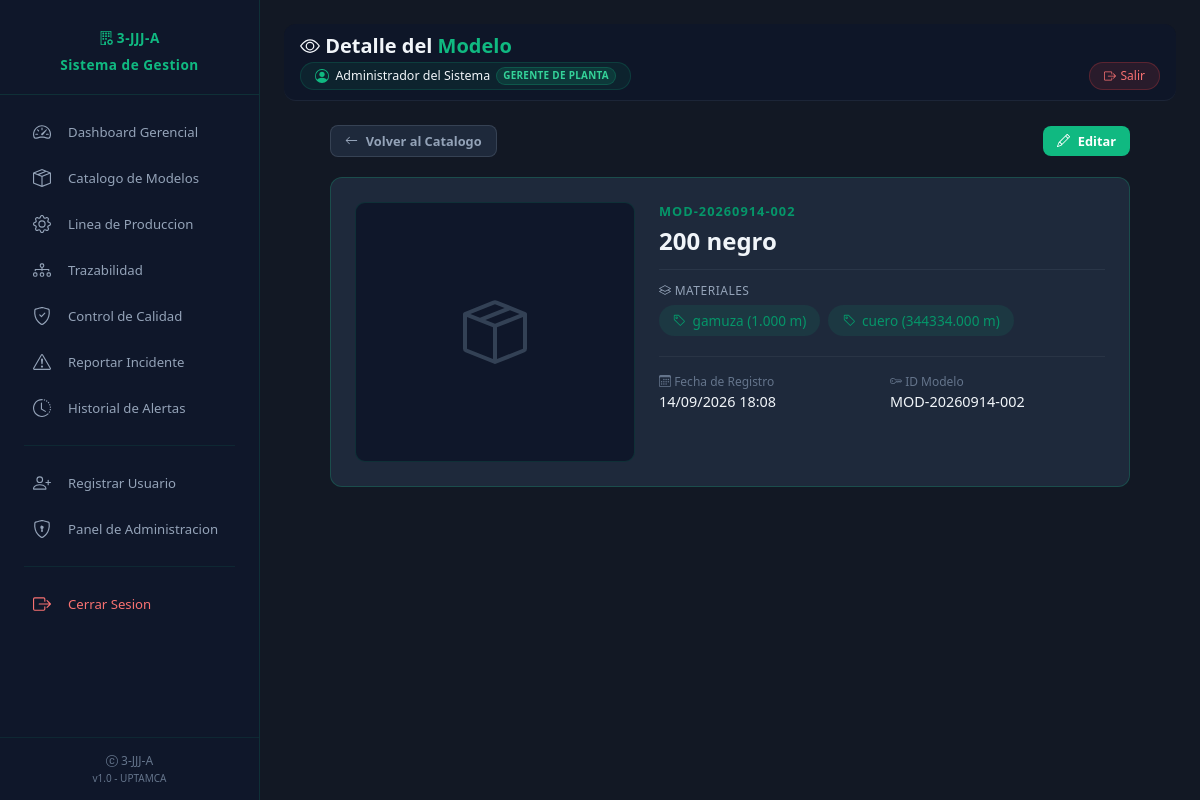
Page /catalogo/detalle/MOD-20260914-002/ (signed in) on the committed database.
### core/models.py (models this page shows, shortened)
class Usuario(AuditoriaMixin):
    id_usuario = models.CharField(max_length=50, primary_key=True)
    nombre_completo = models.CharField(max_length=150)
    contrasenia = models.CharField(max_length=128)
    rol = models.CharField(max_length=50, choices=ROLES_CHOICES, default=ROL_OPERARIO)
    is_active = models.BooleanField(default=True)
    is_staff = models.BooleanField(default=False)
    fecha_registro = models.DateTimeField(auto_now_add=True)
    etapa_asignada = models.ForeignKey(
        'Etapa',
        on_delete=models.SET_NULL,
        null=True,
        blank=True,
        related_name='usuarios_asignados',
        verbose_name='Etapa Asignada'
    )
    class Meta:
        verbose_name = 'Usuario'
        verbose_name_plural = 'Usuarios'
        ordering = ['-fecha_registro']

class Modelo(AuditoriaMixin):
    id_modelo = models.CharField(max_length=50, primary_key=True)
    nombre = models.CharField(max_length=100)
    materiales = models.ManyToManyField(Material, through='MaterialModelo')
    fecha_registro = models.DateTimeField(auto_now_add=True)
    class Meta:
        verbose_name = 'Modelo de Calzado'
        verbose_name_plural = 'Modelos de Calzado'

class MaterialModelo(AuditoriaMixin):
    id_material_modelo = models.AutoField(primary_key=True)
    id_modelo = models.ForeignKey(Modelo, on_delete=models.CASCADE, db_column='id_modelo')
    id_material = models.ForeignKey(Material, on_delete=models.CASCADE, db_column='id_material')
    cantidad_por_par = models.DecimalField(max_digits=10, decimal_places=3)
    class Meta:
        verbose_name = 'Material por Modelo'
        verbose_name_plural = 'Materiales por Modelo'

class Material(AuditoriaMixin):
    id_material = models.AutoField(primary_key=True)
    nombre_material = models.CharField(max_length=100)
    unidad_medida = models.CharField(max_length=20, default='m')
    class Meta:
        verbose_name = 'Material'
        verbose_name_plural = 'Materiales'

### core/views.py (the view)
        def wrapper(request, *args, **kwargs):
            usuario = get_usuario_sesion(request)
            if not usuario:
                messages.error(request, 'Debe iniciar sesion para acceder.')
                return redirect('core:login')
            if tiene_password_temporal(usuario.id_usuario):
                messages.warning(
                    request,
                    'Debe cambiar su contraseña temporal antes de continuar.'
                )
                return redirect('core:cambiar_password_temporal')
            if usuario.rol not in roles_permitidos and not usuario.is_staff:
                return render(request, 'errors/403.html', status=403)
            request.usuario_actual = usuario
            return view_func(request, *args, **kwargs)

### templates/catalogo/detalle_modelo.html (shortened to what this page needs)
{% extends "base.html" %}
{% load static %}
{% block page_title %}<i class="bi bi-eye"></i> Detalle del <span>Modelo</span>{% endblock %}
{% block content %}
<div class="page-detalle-modelo" style="max-width: 800px; margin: 0 auto;">
    <div style="display: flex; justify-content: space-between; align-items: center; margin-bottom: 20px;">
        <a href="{% url 'core:catalogo_modelos' %}" class="btn btn-secondary btn-sm">
            <i class="bi bi-arrow-left"></i> Volver al Catalogo
        </a>
        <div style="display: flex; gap: 8px;">
            <a href="{% url 'core:editar_modelo' modelo.pk %}" class="btn btn-primary btn-sm">
                <i class="bi bi-pencil"></i> Editar
            </a>
        </div>
    </div>
    <div class="card" style="border: 1px solid rgba(16, 185, 129, 0.25);">
        <div style="display: grid; grid-template-columns: 280px 1fr; gap: 24px;">
            <div>
                <div style="width: 100%; height: 260px; display: flex; align-items: center; justify-content: center;
                            background: #0f172a; border-radius: 10px; border: 1px solid rgba(16, 185, 129, 0.15); overflow: hidden;">
                    {% if imagen_url %}
                    <img src="{{ imagen_url }}" alt="{{ modelo.nombre }}" style="width: 100%; height: 100%; object-fit: cover;">
                    {% else %}
                    <i class="bi bi-box-seam" style="font-size: 4rem; color: #334155;"></i>
                    {% endif %}
                </div>
            </div>
            <div>
                <div style="font-size: 0.8rem; color: #059669; font-weight: 600; letter-spacing: 1px; margin-bottom: 4px;">
                    {{ modelo.id_modelo }}
                </div>
                <h2 style="font-size: 1.5rem; font-weight: 700; color: #f1f5f9; margin-bottom: 12px;">
                    {{ modelo.nombre }}
                </h2>
                {% if materiales %}
                <div style="margin-bottom: 20px;">
                    <div style="font-size: 0.75rem; color: #94a3b8; text-transform: uppercase; letter-spacing: 0.5px; margin-bottom: 6px;">
                        <i class="bi bi-layers"></i> Materiales
                    </div>
                    <div style="display: flex; flex-wrap: wrap; gap: 8px;">
                        {% for mat in materiales %}
                        <span style="display: inline-flex; align-items: center; gap: 6px; padding: 6px 14px;
                                     background: rgba(16, 185, 129, 0.1); border-radius: 20px; font-size: 0.85rem; color: #059669;">
                            <i class="bi bi-tag"></i> {{ mat.id_material.nombre_material }} ({{ mat.cantidad_por_par }} {{ mat.id_material.unidad_medida }})
                        </span>
                        {% endfor %}
                    </div>
                </div>
                {% endif %}
                <div style="display: grid; grid-template-columns: 1fr 1fr; gap: 16px; padding-top: 16px; border-top: 1px solid rgba(255,255,255,0.05);">
                    <div>
                        <div style="font-size: 0.75rem; color: #64748b; margin-bottom: 2px;">
                            <i class="bi bi-calendar3"></i> Fecha de Registro
                        </div>
                        <div style="font-size: 0.9rem; color: #f1f5f9;">
                            {{ modelo.fecha_registro|date:"d/m/Y H:i" }}
                        </div>
                    </div>
                    <div>
                        <div style="font-size: 0.75rem; color: #64748b; margin-bottom: 2px;">
                            <i class="bi bi-key"></i> ID Modelo
                        </div>
                        <div style="font-size: 0.9rem; color: #f1f5f9;">
                            {{ modelo.id_modelo }}
                        </div>
                    </div>
                </div>
            </div>
        </div>
    </div>
</div>
{% endblock %}

### templates/base.html (shortened to what this page needs)
{% load static %}
<!DOCTYPE html>
<html lang="es">
<head>
    <link rel="stylesheet" href="{% static 'css/custom.css' %}">
    <link rel="stylesheet" href="{% static 'css/responsive.css' %}">
    <link rel="stylesheet" href="{% static 'css/3jjja-icons-mask.css' %}">
    <link rel="stylesheet" href="{% static 'css/app.css' %}"></head>
<body>
    <nav class="sidebar" id="sidebar">
        <div class="sidebar-header">
            <div class="sidebar-brand" style="display:none;">
                <i class="bi bi-building-gear"></i> 3-JJJ-A
            </div>
            <div class="sidebar-brand">
                Sistema de Gestion
            </div>
        </div>
        <ul class="sidebar-nav">
            {% if usuario.rol in "GERENTE,SUBGERENTE" or usuario.is_staff %}
            <li class="{% if request.resolver_match.url_name == 'dashboard' %}active{% endif %}">
                <a href="{% url 'core:dashboard' %}">
                    <i class="bi bi-speedometer2"></i>
                    Dashboard Gerencial
                </a>
            </li>
            {% endif %}
            {% if usuario.rol in "GERENTE,SUBGERENTE" or usuario.is_staff %}
            <li class="{% if 'catalogo' in request.resolver_match.url_name %}active{% endif %}">
                <a href="{% url 'core:catalogo_modelos' %}">
                    <i class="bi bi-box-seam"></i>
                    Catalogo de Modelos
                </a>
            </li>
            {% endif %}
            {% if usuario.rol in "DIRECTOR_PRODUCCION,DIRECTOR_DESPACHO" or usuario.is_staff %}
            <li class="{% if request.resolver_match.url_name == 'configuracion' %}active{% endif %}">
                <a href="{% url 'core:configuracion' %}">
                    <i class="bi bi-gear"></i>
                    Linea de Produccion
                </a>
            </li>
            {% endif %}
            {% if usuario.rol == 'DIRECTOR_PRODUCCION' or usuario.is_staff %}
            <li class="{% if request.resolver_match.url_name == 'trazabilidad' %}active{% endif %}">
                <a href="{% url 'core:trazabilidad' %}">
                    <i class="bi bi-diagram-3"></i>
                    Trazabilidad
                </a>
            </li>
            {% endif %}
            {% if usuario.is_staff or usuario.etapa_asignada and usuario.etapa_asignada.nombre_etapa|lower == 'calidad' %}
            <li class="{% if request.resolver_match.url_name == 'calidad' %}active{% endif %}">
                <a href="{% url 'core:calidad' %}">
                    <i class="bi bi-shield-check"></i>
                    Control de Calidad
                </a>
            </li>
            {% endif %}
            {% if usuario %}
            <li class="{% if request.resolver_match.url_name == 'reportar_incidente' %}active{% endif %}">
                <a href="{% url 'core:reportar_incidente' %}">
                    <i class="bi bi-exclamation-triangle"></i>
                    Reportar Incidente
                </a>
            </li>
            {% endif %}
            {% if usuario.rol in "GERENTE,SUBGERENTE" or usuario.is_staff %}
            <li class="{% if request.resolver_match.url_name == 'historial_incidentes' %}active{% endif %}">
                <a href="{% url 'core:historial_incidentes' %}">
                    <i class="bi bi-clock-history"></i>
                    Historial de Alertas
                </a>
            </li>
            {% endif %}
            <li style="margin: 16px 12px; border-top: 1px solid rgba(16, 185, 129, 0.1); list-style: none;"></li>
            {% if usuario.is_staff %}
            <li class="{% if request.resolver_match.url_name == 'registro' %}active{% endif %}">
                <a href="{% url 'core:registro' %}">
                    <i class="bi bi-person-plus"></i>
                    Registrar Usuario
                </a>
            </li>
            {% endif %}
            {% if usuario.is_staff %}
            <li class="{% if request.resolver_match.url_name == 'panel_admin' %}active{% endif %}">
                <a href="{% url 'core:panel_admin' %}">
                    <i class="bi bi-shield-lock"></i>
                    Panel de Administracion
                </a>
            </li>
            {% endif %}
            <li style="margin: 16px 12px; border-top: 1px solid rgba(16, 185, 129, 0.1); list-style: none;"></li>
            <li>
                <a href="{% url 'core:logout' %}" style="color: #f87171;">
                    <i class="bi bi-box-arrow-right"></i>
                    Cerrar Sesion
                </a>
            </li>
        </ul>
        <div class="sidebar-footer">
            <i class="bi bi-c-circle"></i> 3-JJJ-A<br>
            <small>v1.0 - UPTAMCA</small>
        </div>
    </nav>
    <main class="main-content">
        <div class="topbar">
            <div class="topbar-inner">
                <div class="topbar-title">
                    {% block page_title %}Dashboard{% endblock %}
                </div>
                <div class="topbar-user">
                    <div class="user-badge-chip" title="{{ usuario.nombre_completo|default:usuario.id_usuario }} - {{ usuario.get_rol_display|default:"Usuario" }}">
                        <i class="bi bi-person-circle"></i>
                        <span class="user-name">{{ usuario.nombre_completo|default:usuario.id_usuario }}</span>
                        <span class="user-role-pill user-role-full">{{ usuario.get_rol_display|default:"Usuario" }}</span>
                    </div>
                    <a href="{% url 'core:logout' %}" class="btn-logout-chip" title="Cerrar Sesion">
                        <i class="bi bi-box-arrow-right"></i>
                        <span class="logout-text">Salir</span>
                    </a>
                </div>
            </div>
        </div>
        {% block content %}{% endblock %}
    </main>
</body>
</html>

### rows in the picture
Usuario: nombre_completo "Administrador del Sistema", rol "GERENTE DE PLANTA"
Modelo: id_modelo "MOD-20260914-002", nombre "200 negro", fecha_registro "14/09/2026 18:08"
MaterialModelo: id_material.nombre_material "gamuza", cantidad_por_par "1.000", id_material.unidad_medida "m"
MaterialModelo: id_material.nombre_material "cuero", cantidad_por_par "344334.000", id_material.unidad_medida "m"
